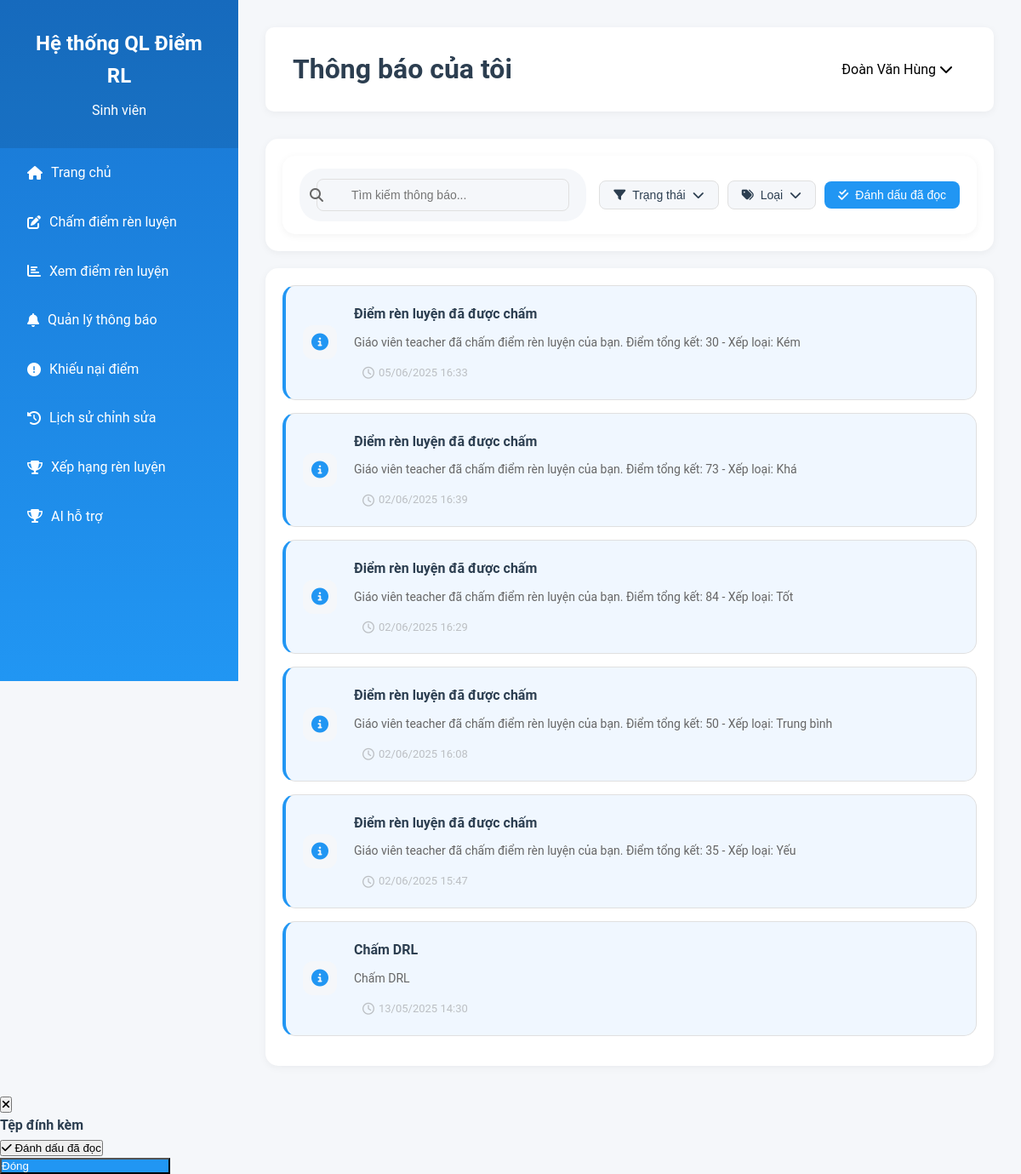
/student/notifications/, run on the app's committed database.
### app_nckh9/models.py (models this page shows, shortened)
class InfoStudent(models.Model):
    khoaHoc = models.FloatField(default=2023)
    maSV = models.FloatField(unique=True)
    tenSV = models.CharField(max_length=255)
    lopSV = models.CharField(max_length=255)  # Giữ lại để tương thích ngược
    gender = models.CharField(max_length=255)
    dob = models.DateField()
    phone = models.FloatField()
    emailSV = models.EmailField(unique=True)
    status = models.CharField(max_length=255, default='Đang học')
    address = models.CharField(max_length=255)
    chuyenNganh = models.CharField(max_length=255)
    khoaSV = models.CharField(max_length=255)
    nienkhoa = models.CharField(max_length=255)
    heDaoTao = models.CharField(max_length=255)
    coVanHocTap = models.CharField(max_length=255, blank=True, null=True)
    tkCoVan = models.CharField(max_length=255, blank=True, null=True)
    emialCoVan = models.EmailField(blank=True, null=True)
    phoneCoVan = models.FloatField(blank=True, null=True)
    boMonCoVan = models.CharField(max_length=255, blank=True, null=True)
    ketqua = models.JSONField(default=dict)
    semester = models.CharField(max_length=255, blank=True, null=True)
    lop_hoc = models.ForeignKey(
        'LopHoc',
        on_delete=models.SET_NULL,
        null=True,
        blank=True,
        related_name='danh_sach_sinh_vien',
        verbose_name="Lớp học"
    )

class Nofitication(models.Model):
    title = models.CharField(max_length=255)
    dob = models.DateTimeField()
    content = models.TextField()
    picture1 = models.ImageField(upload_to="uploads/")
    picture2 = models.ImageField(upload_to="uploads/")
    picture3 = models.ImageField(upload_to="uploads/")
    picture4 = models.ImageField(upload_to="uploads/")
    picture5 = models.ImageField(upload_to="uploads/")

### app_nckh9/views.py (the view)
# urls.py: path('student/notifications/', views.student_notifications, name='student_notifications'),
def student_notifications(request):
    sinhvien = InfoStudent.objects.filter(maSV="2221050508").first()
    notifications = Nofitication.objects.all().order_by('-dob')
    return render(request, 'students/notification.html', {'notifications': notifications, 'sinhvien': sinhvien})

### app_nckh9/templates/students/notification.html (shortened to what this page needs)
{% load static %}
      <!DOCTYPE html>
<html lang="vi">
<head>
    <link href="{% static 'css/student.css' %}" rel="stylesheet">
    <link rel="stylesheet" href="https://cdnjs.cloudflare.com/ajax/libs/font-awesome/6.4.0/css/all.min.css">
</head>
<body>
    <div class="sidebar">
        <div class="logo">
            <h2>Hệ thống QL Điểm RL</h2>
            <p>Sinh viên</p>
        </div>
        <div class="menu">
            <a href="{% url 'app_nckh9:student_dashboard' %}" class="menu-item active">
                <i class="fas fa-home"></i>
                <span>Trang chủ</span>
            </a>
            <a href="{% url 'app_nckh9:student_score_rating' %}" class="menu-item">
                <i class="fas fa-edit"></i>
                <span>Chấm điểm rèn luyện</span>
            </a>
            <a href="{% url 'app_nckh9:student_show_point' %}" class="menu-item">
                <i class="fas fa-chart-bar"></i>
                <span>Xem điểm rèn luyện</span>
            </a>
            <a href="{% url 'app_nckh9:student_notifications' %}" class="menu-item">
                <i class="fas fa-bell"></i>
                <span>Quản lý thông báo</span>
            </a>
            <a href="{% url 'app_nckh9:student_appeal_again' %}" class="menu-item">
                <i class="fas fa-exclamation-circle"></i>
                <span>Khiếu nại điểm</span>
            </a>
            <a href="{% url 'app_nckh9:student_historic_fix' %}" class="menu-item">
                <i class="fas fa-history"></i>
                <span>Lịch sử chỉnh sửa</span>
            </a>
            <a href="{% url 'app_nckh9:student_rank' %}" class="menu-item">
                <i class="fas fa-trophy"></i>
                <span>Xếp hạng rèn luyện</span>
            </a>
            <a href="{% url 'app_nckh9:student_ai_assistant' %}" class="menu-item">
                <i class="fas fa-trophy"></i>
                <span>AI hỗ trợ</span>
            </a>
        </div>
    </div>
    <div class="main-content">
        <div class="header">
            <div class="header-left">
                <h1>Thông báo của tôi</h1>
            </div>
            <div class="header-right">
    <div class="user-info">
                    <a style="color: black;" href="{% url 'app_nckh9:logout' %}">
                        <span style="color: black;">{{ sinhvien.tenSV }}</span>
                        <i class="fas fa-chevron-down"></i>
                    </a>
                </div>
            </div>
        </div>
        <div class="notification-wrapper">
            <div class="notification-header">
                <div class="filter-section">
                    <div class="left-filters">
                        <div class="search-bar">
                            <i class="fas fa-search"></i>
                            <input type="text" id="searchInput" placeholder="Tìm kiếm thông báo...">
                        </div>
                    </div>
                    <div class="right-filters">
                        <div class="filter-buttons">
                            <div class="dropdown">
                                <button class="btn-filter">
                                    <i class="fas fa-filter"></i>
                                    Trạng thái <i class="fas fa-chevron-down"></i>
                                </button>
                            </div>
                            <div class="dropdown">
                                <button class="btn-filter">
                                    <i class="fas fa-tags"></i>
                                    Loại <i class="fas fa-chevron-down"></i>
                                </button>
                            </div>
                            <button id="markAllRead" class="btn-mark-read">
                                <i class="fas fa-check-double"></i>
                                Đánh dấu đã đọc
                            </button>
                        </div>
                    </div>
                </div>
            </div>
            <div class="notification-container">
                <div id="notificationList" class="notification-list">
                    {% for notification in notifications %}
                    <div class="item_noti unread">
                        <div class="avt_noti">
                            <div class="icon_noti">
                                <i class="fas fa-info-circle icon--fix"></i>
                            </div>
                        </div>
                        <div class="noti">
                            <h4>{{ notification.title }}</h4>
                            <p>{{ notification.content }}</p>
                            <div class="noti-footer">
                                <span class="date_noti">
                                    <i class="far fa-clock"></i> {{ notification.dob|date:"d/m/Y H:i" }}
                                </span>
                            </div>
                        </div>
                    </div>
                     {% endfor %}
                </div>
            </div>
        </div>
    </div>
    <div id="notificationModal" class="modal">
        <div class="modal-content">
            <div class="modal-header">
                <button class="close-modal">
                    <i class="fas fa-times"></i>
                </button>
            </div>
            <div class="modal-body">
                <div id="modalAttachments" class="attachments-section hidden">
                    <h4>Tệp đính kèm</h4>
                </div>
            </div>
            <div class="modal-footer">
                <button class="btn-link" onclick="markAsRead(currentNotificationId)">
                    <i class="fas fa-check"></i> Đánh dấu đã đọc
                </button>
                <button class="btn-primary" onclick="closeModal()">Đóng</button>
            </div>
        </div>
    </div>
</body>
</html>

### data on the page
InfoStudent: tenSV "Đoàn Văn Hùng"
Nofitication: title "Điểm rèn luyện đã được chấm", content "Giáo viên teacher đã chấm điểm rèn luyện của bạn. Điểm tổng kết: 30 - Xếp loại: Kém", dob "05/06/2025 16:33"
Nofitication: title "Điểm rèn luyện đã được chấm", content "Giáo viên teacher đã chấm điểm rèn luyện của bạn. Điểm tổng kết: 73 - Xếp loại: Khá", dob "02/06/2025 16:39"
Nofitication: title "Điểm rèn luyện đã được chấm", content "Giáo viên teacher đã chấm điểm rèn luyện của bạn. Điểm tổng kết: 84 - Xếp loại: Tốt", dob "02/06/2025 16:29"
Nofitication: title "Điểm rèn luyện đã được chấm", content "Giáo viên teacher đã chấm điểm rèn luyện của bạn. Điểm tổng kết: 50 - Xếp loại: Trung bình", dob "02/06/2025 16:08"
Nofitication: title "Điểm rèn luyện đã được chấm", content "Giáo viên teacher đã chấm điểm rèn luyện của bạn. Điểm tổng kết: 35 - Xếp loại: Yếu", dob "02/06/2025 15:47"
Nofitication: title "Chấm DRL", content "Chấm DRL", dob "13/05/2025 14:30"
